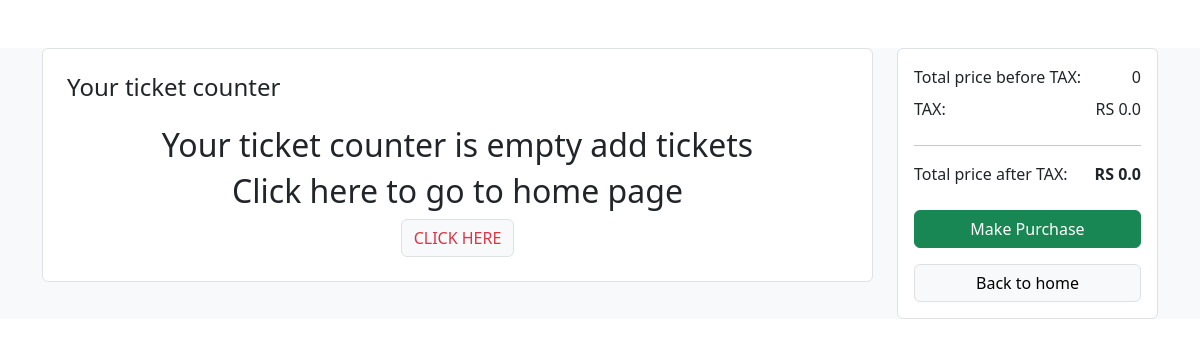
The page /ticketcounter/ (signed in) on the database as committed earlier.
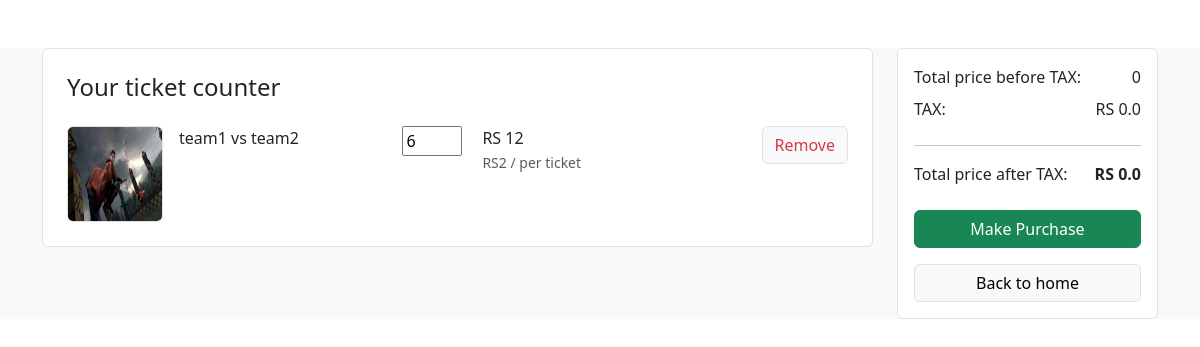
The same page on the database as committed later.
### app/models.py (models this page shows, shortened)
class matchCart(models.Model):
    user = models.ForeignKey(User, on_delete=models.CASCADE)
    match_unique_name = models.ForeignKey(upcoming, on_delete=models.CASCADE)
    quantity = models.PositiveIntegerField(default=1)
    def priceofmatch(self):
        return self.match_unique_name.match_price*self.quantity

class upcoming(models.Model):
    team1=models.CharField(max_length=30)
    team2=models.CharField(max_length=30)
    match_unique_name=models.CharField(max_length=120,default="")
    match_venue=models.CharField( max_length=50,default="")
    match_date=models.DateField()
    match_time=models.TimeField()
    match_price=models.IntegerField(default=0)
    match_desc=models.TextField()
    match_image=models.ImageField(upload_to='game/images',default="")

### app/views.py (the view, shortened to what this page needs)
# urls.py: path('ticketcounter/',views.ticketcounter,name='ticketcounter'),
def ticketcounter(request):
    cart_it = matchCart.objects.filter(user=request.user)
    product=upcoming.objects.all()
    total_price=0
    total_tax=total_price*15/100
    priceafttax=total_price+total_tax
    param={'cart':cart_it,'match':product,'total_price':total_price,'total_tax':total_tax,'price_includes_tax':priceafttax}
    return render(request,'ticketcounter.html',param)

### templates/ticketcounter.html (shortened to what the changed rows need)
<!doctype html>
<html lang="en">
  <head>
    <link href="https://cdn.jsdelivr.net/npm/bootstrap@5.3.0/dist/css/bootstrap.min.css" rel="stylesheet">
    <link rel="stylesheet" href="/static/cartpage/css/cart.css">
    <link rel="stylesheet" href="/static/assets/css/animate.css">
  </head>
  <body>
      <section class="bg-light my-5">
        <div class="container">
          <div class="row">
            <div class="col-lg-9">
              <div class="card border shadow-0">
                <div class="m-4">
                  <h4 class="card-title mb-4">Your ticket counter</h4>
                  {% if cart %}
                  {% for c in cart %}
                  <div class="row gy-3">
                    <div class="col-lg-5">
                      <div class="me-lg-5">
                        <div class="d-flex">
                          <img src="/media/{{c.match_unique_name.match_image}}" class="border rounded me-3" style="width: 96px; height: 96px;" />
                          <div class="" style="text-align:center">
                            <a href="#" class="nav-link">{{c.match_unique_name.match_unique_name}}</a>
                          </div>
                        </div>
                      </div>
                    </div>
                    <div class="col-lg-2 col-sm-6 col-6 d-flex flex-row flex-lg-column flex-xl-row text-nowrap">
                      <div class="">
                        <form id="{{c.match_unique_name.match_unique_name}}" action="" method="post">
                            <input style="width:60px ;margin-right:20px;" id="cartadddelete{{c.match_unique_name.match_unique_name}}" oninput="submitForm('{{c.match_unique_name.match_unique_name}}')" type = "number" min = "1" value = "{{c.quantity}}" name="quantity">
                          </form>
                      </div>
                      <div class="">
                        <text class="h6">RS {{c.priceofmatch}}</text> <br />
                        <small class="text-muted text-nowrap"> RS{{c.match_unique_name.match_price}} / per ticket </small>
                      </div>
                    </div>
                    <div class="col-lg col-sm-6 d-flex justify-content-sm-center justify-content-md-start justify-content-lg-center justify-content-xl-end mb-2">
                      <div class="float-md-end">
                        <a href="/delete/{{c.match_unique_name.id}}" class="btn btn-light border text-danger icon-hover-danger"> Remove</a>
                      </div>
                    </div>
                  </div>
                  {% endfor %}
                  {% else %}
                  <h2 class="click">Your ticket counter is empty add tickets</h2>
                  <h2 class="click"> Click here to go to home page</h2>
                  <div class="click">
                    <a href="/" class="btn btn-light border text-danger icon-hover-danger"> CLICK HERE</a>
                  </div>
                  {% endif %}
                </div>
              </div>
            </div>
          </div>
        </div>
      </section>
  </body>
</html>

Rows that differ between the two databases and show on the page:
added matchCart: match_unique_name.match_image (picture), match_unique_name.match_unique_name "team1 vs team2", quantity "6", priceofmatch "12", match_unique_name.match_price "2"
Other text that changed with them:
text no longer shown: "Your ticket counter is empty add tickets Click here to go to home page CLICK HERE"
